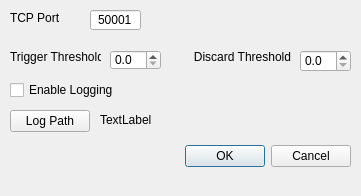
<?xml version="1.0" encoding="UTF-8"?>
<ui version="4.0">
 <class>configDialog</class>
 <widget class="QDialog" name="configDialog">
  <property name="geometry">
   <rect>
    <x>0</x>
    <y>0</y>
    <width>361</width>
    <height>196</height>
   </rect>
  </property>
  <property name="windowTitle">
   <string>ssMon Configuration</string>
  </property>
  <property name="windowIcon">
   <iconset resource="ssMon.qrc">
    <normaloff>:/new/prefix1/resources/sun.png</normaloff>:/new/prefix1/resources/sun.png</iconset>
  </property>
  <widget class="QDialogButtonBox" name="buttonBox">
   <property name="geometry">
    <rect>
     <x>10</x>
     <y>140</y>
     <width>341</width>
     <height>32</height>
    </rect>
   </property>
   <property name="orientation">
    <enum>Qt::Horizontal</enum>
   </property>
   <property name="standardButtons">
    <set>QDialogButtonBox::Cancel|QDialogButtonBox::Ok</set>
   </property>
  </widget>
  <widget class="QLabel" name="lblLogPath">
   <property name="geometry">
    <rect>
     <x>100</x>
     <y>110</y>
     <width>261</width>
     <height>20</height>
    </rect>
   </property>
   <property name="text">
    <string>TextLabel</string>
   </property>
  </widget>
  <widget class="QPushButton" name="pbLogPath">
   <property name="geometry">
    <rect>
     <x>10</x>
     <y>110</y>
     <width>80</width>
     <height>22</height>
    </rect>
   </property>
   <property name="text">
    <string>Log Path</string>
   </property>
  </widget>
  <widget class="QCheckBox" name="logEnabled">
   <property name="geometry">
    <rect>
     <x>10</x>
     <y>80</y>
     <width>151</width>
     <height>20</height>
    </rect>
   </property>
   <property name="text">
    <string>Enable Logging</string>
   </property>
  </widget>
  <widget class="QLabel" name="label_03">
   <property name="geometry">
    <rect>
     <x>10</x>
     <y>10</y>
     <width>61</width>
     <height>16</height>
    </rect>
   </property>
   <property name="text">
    <string>TCP Port</string>
   </property>
   <property name="alignment">
    <set>Qt::AlignLeading|Qt::AlignLeft|Qt::AlignVCenter</set>
   </property>
  </widget>
  <widget class="QLineEdit" name="autoCapTCP">
   <property name="geometry">
    <rect>
     <x>90</x>
     <y>10</y>
     <width>51</width>
     <height>20</height>
    </rect>
   </property>
   <property name="inputMask">
    <string>#####</string>
   </property>
   <property name="text">
    <string>50001</string>
   </property>
   <property name="alignment">
    <set>Qt::AlignCenter</set>
   </property>
  </widget>
  <widget class="QDoubleSpinBox" name="discardTrigger">
   <property name="geometry">
    <rect>
     <x>300</x>
     <y>50</y>
     <width>51</width>
     <height>22</height>
    </rect>
   </property>
   <property name="decimals">
    <number>1</number>
   </property>
   <property name="maximum">
    <double>10.000000000000000</double>
   </property>
   <property name="singleStep">
    <double>0.100000000000000</double>
   </property>
  </widget>
  <widget class="QLabel" name="label_02">
   <property name="geometry">
    <rect>
     <x>180</x>
     <y>50</y>
     <width>111</width>
     <height>14</height>
    </rect>
   </property>
   <property name="text">
    <string>Discard Threshold</string>
   </property>
   <property name="alignment">
    <set>Qt::AlignRight|Qt::AlignTrailing|Qt::AlignVCenter</set>
   </property>
  </widget>
  <widget class="QDoubleSpinBox" name="autoCapTrigger">
   <property name="geometry">
    <rect>
     <x>110</x>
     <y>50</y>
     <width>51</width>
     <height>20</height>
    </rect>
   </property>
   <property name="decimals">
    <number>1</number>
   </property>
   <property name="minimum">
    <double>0.000000000000000</double>
   </property>
   <property name="maximum">
    <double>10.000000000000000</double>
   </property>
   <property name="singleStep">
    <double>0.100000000000000</double>
   </property>
   <property name="value">
    <double>0.000000000000000</double>
   </property>
  </widget>
  <widget class="QLabel" name="label_01">
   <property name="geometry">
    <rect>
     <x>10</x>
     <y>50</y>
     <width>91</width>
     <height>14</height>
    </rect>
   </property>
   <property name="text">
    <string>Trigger Threshold</string>
   </property>
  </widget>
 </widget>
 <resources>
  <include location="ssMon.qrc"/>
 </resources>
 <connections>
  <connection>
   <sender>buttonBox</sender>
   <signal>accepted()</signal>
   <receiver>configDialog</receiver>
   <slot>accept()</slot>
   <hints>
    <hint type="sourcelabel">
     <x>248</x>
     <y>254</y>
    </hint>
    <hint type="destinationlabel">
     <x>157</x>
     <y>274</y>
    </hint>
   </hints>
  </connection>
  <connection>
   <sender>buttonBox</sender>
   <signal>rejected()</signal>
   <receiver>configDialog</receiver>
   <slot>reject()</slot>
   <hints>
    <hint type="sourcelabel">
     <x>316</x>
     <y>260</y>
    </hint>
    <hint type="destinationlabel">
     <x>286</x>
     <y>274</y>
    </hint>
   </hints>
  </connection>
 </connections>
</ui>
